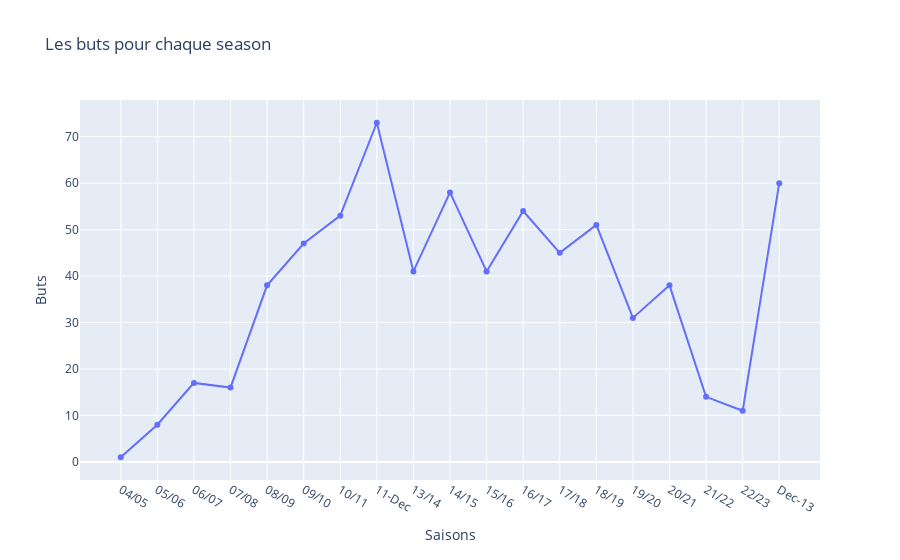

This figure's notebook cell:
### Markdown cell above
##### *GRAPH: Buts pour chaque Saison*

### Code cell
import plotly.graph_objects as go
np.random.seed(42)

layout = go.Layout(
    title="Les buts pour chaque season",
    xaxis_title="Saisons",
    yaxis_title="Buts"
)

fig = go.Figure(
    data=go.Scatter(x= goal_seasons.index, y=goal_seasons.Goals),
    layout=layout
)
fig.show()

### Figure 1 — Plotly figure (JSON) as saved in the notebook; plotly's stock layout.template omitted (floating-point values rounded to 4 significant figures)
{"data": [{"type": "scatter", "x": ["04/05", "05/06", "06/07", "07/08", "08/09", "09/10", "10/11", "11-Dec", "13/14", "14/15", "15/16", "16/17", "17/18", "18/19", "19/20", "20/21", "21/22", "22/23", "Dec-13"], "y": [1, 8, 17, 16, 38, 47, 53, 73, 41, 58, 41, 54, 45, 51, 31, 38, 14, 11, 60]}], "layout": {"title": {"text": "Les buts pour chaque season"}, "xaxis": {"title": {"text": "Saisons"}}, "yaxis": {"title": {"text": "Buts"}}}}
